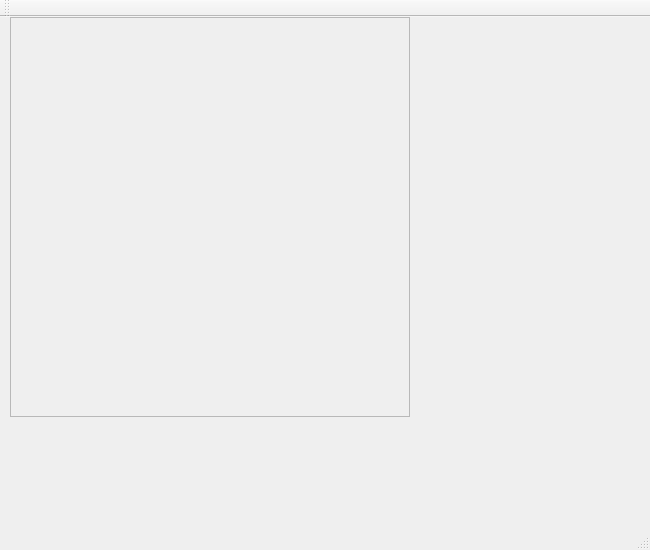
<?xml version="1.0" encoding="UTF-8"?>
<ui version="4.0">
 <class>MainWindow</class>
 <widget class="QMainWindow" name="MainWindow">
  <property name="geometry">
   <rect>
    <x>0</x>
    <y>0</y>
    <width>650</width>
    <height>550</height>
   </rect>
  </property>
  <property name="minimumSize">
   <size>
    <width>650</width>
    <height>550</height>
   </size>
  </property>
  <property name="windowTitle">
   <string>MainWindow</string>
  </property>
  <widget class="QWidget" name="centralWidget">
   <widget class="QFrame" name="board">
    <property name="geometry">
     <rect>
      <x>10</x>
      <y>0</y>
      <width>400</width>
      <height>400</height>
     </rect>
    </property>
    <property name="frameShape">
     <enum>QFrame::StyledPanel</enum>
    </property>
    <property name="frameShadow">
     <enum>QFrame::Raised</enum>
    </property>
    <layout class="QGridLayout" name="gridLayout">
     <property name="leftMargin">
      <number>3</number>
     </property>
     <property name="topMargin">
      <number>3</number>
     </property>
     <property name="rightMargin">
      <number>3</number>
     </property>
     <property name="bottomMargin">
      <number>3</number>
     </property>
     <property name="spacing">
      <number>2</number>
     </property>
    </layout>
   </widget>
  </widget>
  <widget class="QMenuBar" name="menuBar">
   <property name="geometry">
    <rect>
     <x>0</x>
     <y>0</y>
     <width>650</width>
     <height>20</height>
    </rect>
   </property>
  </widget>
  <widget class="QToolBar" name="mainToolBar">
   <attribute name="toolBarArea">
    <enum>TopToolBarArea</enum>
   </attribute>
   <attribute name="toolBarBreak">
    <bool>false</bool>
   </attribute>
  </widget>
  <widget class="QStatusBar" name="statusBar"/>
 </widget>
 <layoutdefault spacing="6" margin="11"/>
 <resources/>
 <connections/>
</ui>
